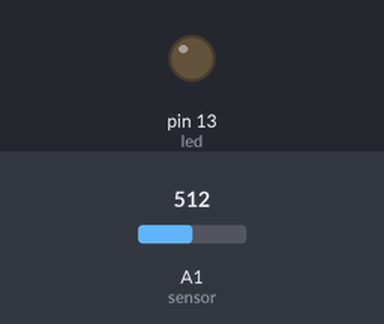
Bench run of a sketch on a simulated Arduino Uno, built with avr-gcc and run on an emulated ATmega328P. Shown: output pins drawn as LEDs (lit = HIGH). The inputs (shaded band) are chosen by the test bench; at power-on: A1 (sensor) = 512.

Above: at 1.2 s.
1.3 s: A1 (sensor) set to 490
At 2.5 s:
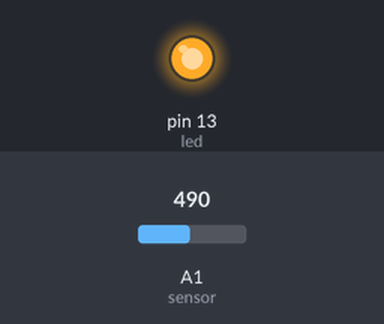
2.8 s: A1 (sensor) set to 510
At 3.6 s:
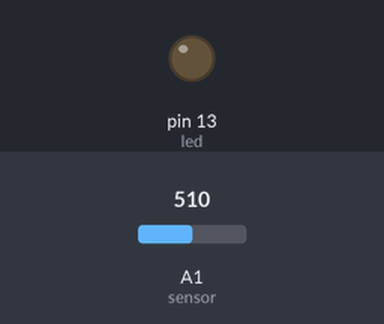
4.3 s: A1 (sensor) set to 306
At 4.7 s:
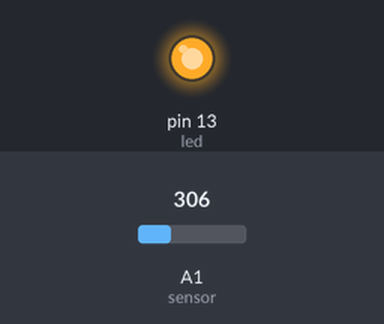
Timing chart, 0 to 7.3 s (numbered marks = the images above; inputs shaded):
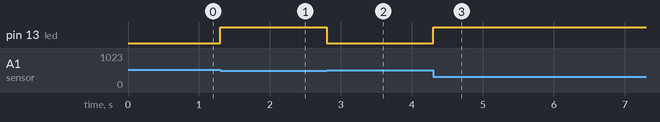

Measured:
- the behaviour switches between 500 and 499 on A1 (sensor) (found by bisection; images 0 and 1)
- after the input at 1.3 s, pin 13 (led): LOW → HIGH at once
- after the input at 2.8 s, pin 13 (led): HIGH → LOW at once
- after the input at 4.3 s, pin 13 (led): LOW → HIGH at once

The sketch:

Ques19.ino
```cpp
const int sensor = A1;
const int led = 13;

void setup() {
  pinMode(sensor, INPUT);
  pinMode(led, OUTPUT);
}

void loop() {
  int sensorValue = analogRead(sensor);

  if (sensorValue < 500) { // threshold=500
    digitalWrite(led, HIGH);
  } else {
    digitalWrite(led, LOW);
  }
}
```
